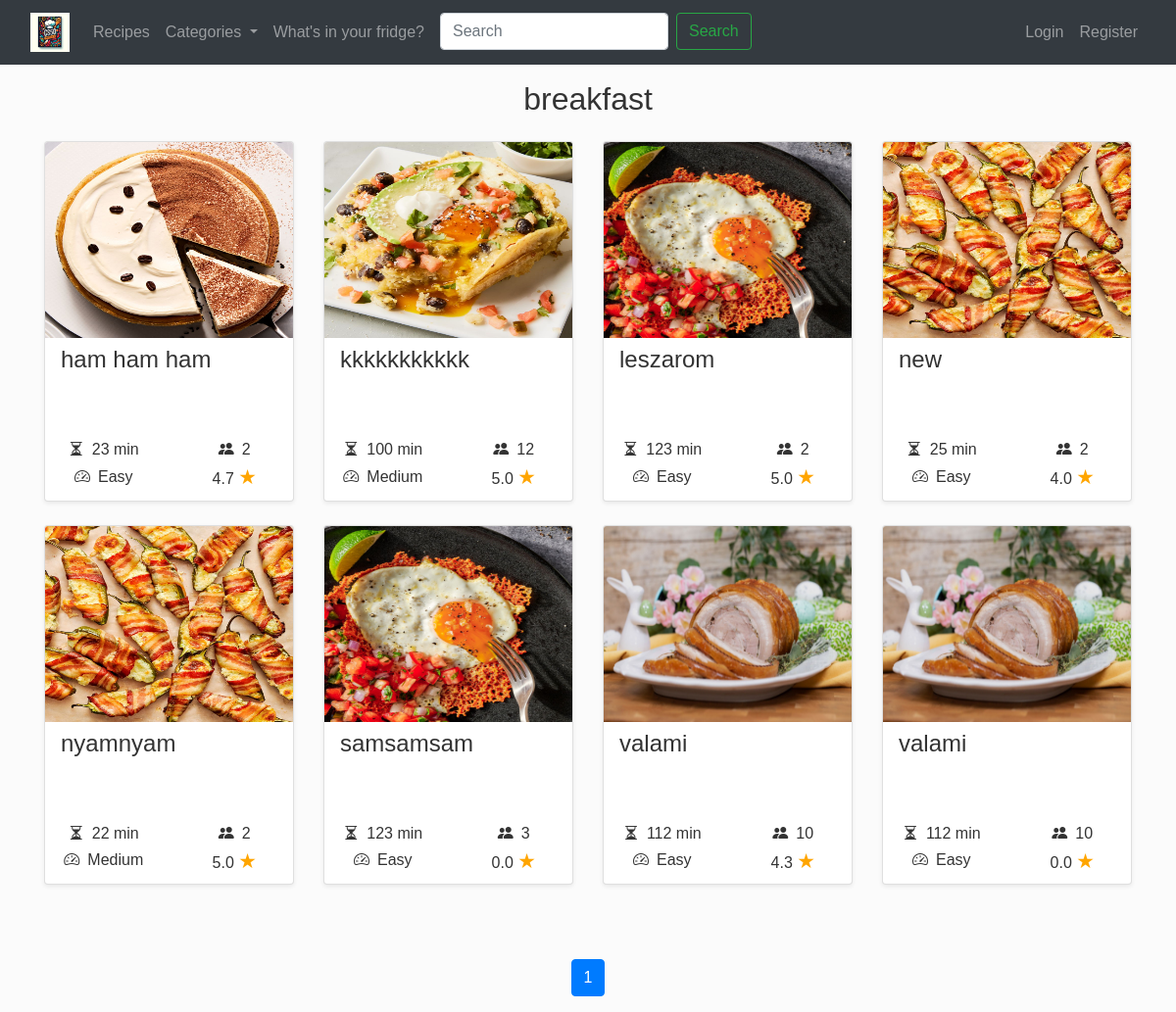
/category/breakfast/, run on an earlier commit of the app's database.
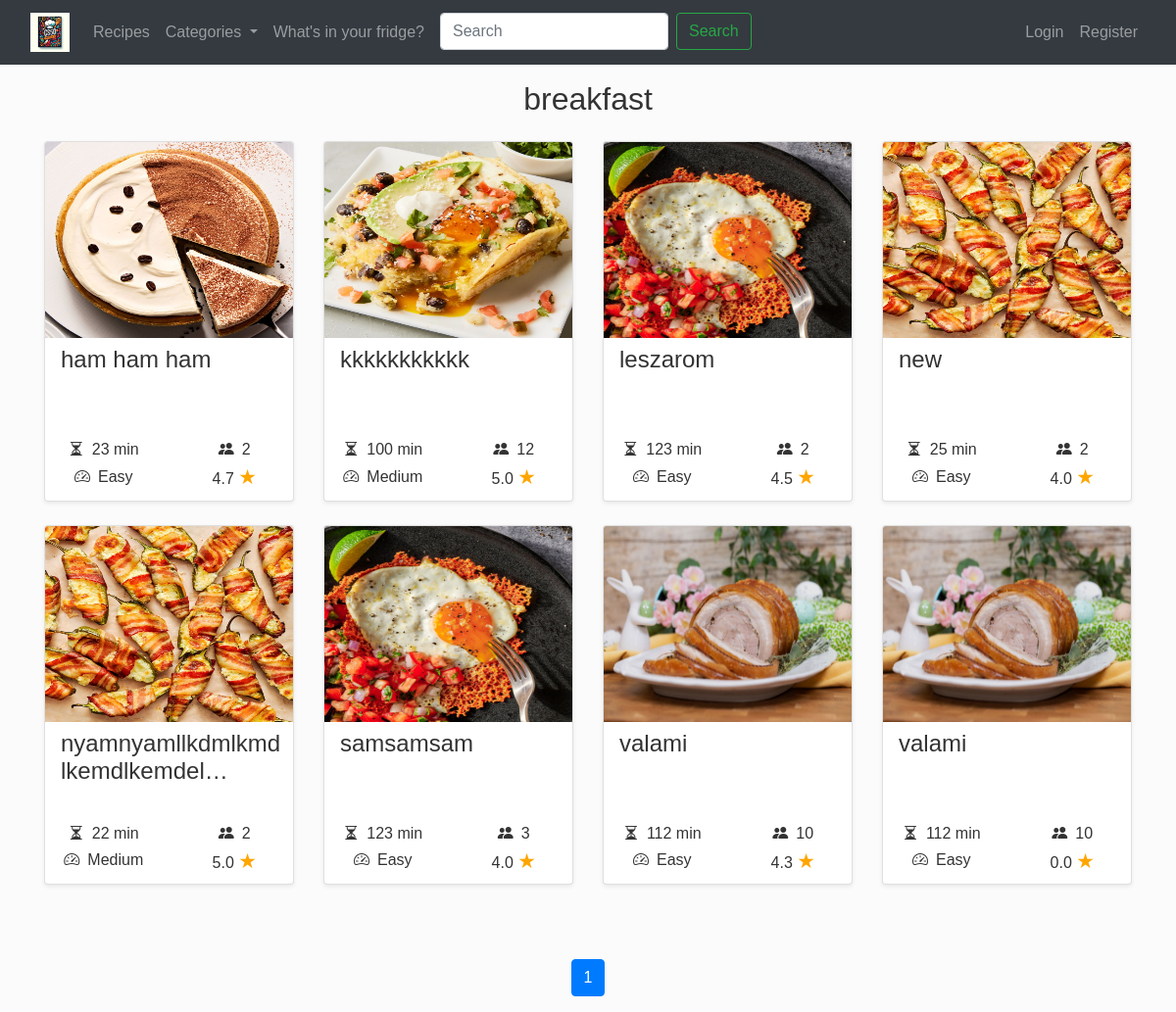
And on a later commit of the database.
### recepies/models.py (models this page shows, shortened)
class Category(models.Model):
  title = models.CharField(max_length=100)
  def __str__(self):
    return self.title

class Recipe(models.Model):
  title = models.CharField(max_length=128)
  serving = models.PositiveIntegerField()
  preparation_time = models.PositiveIntegerField()
  difficulty = models.CharField(
    max_length=6,
    choices=DifficultyLevel.choices,
    default=DifficultyLevel.EASY
  )
  raw_ingredients = models.TextField(help_text="List ingredients as free text.")
  ingredients = models.ManyToManyField(Ingredient, related_name='recipes')
  preparation = models.TextField()
  image = models.ImageField(upload_to='recepies/', null=True, blank=True)
  categories = models.ManyToManyField(Category, related_name='recipes')
  ratings = models.JSONField(default=dict)
  average_rating = models.FloatField(default=0.0)
  created_at = models.DateTimeField(auto_now_add=True)
  creator = models.ForeignKey(User, on_delete=models.CASCADE, related_name="creator_recipe")
  comments = models.ManyToManyField('Comment', related_name="comments_on_recipe", blank=True)

### recepies/views.py (the view)
# urls.py: path('category/<str:category>/',views.recipes_by_category, name='recipes_by_category'),
def recipes_by_category(request, category):
    categories = Category.objects.all()
    category = Category.objects.get(title=category)
    recipes = Recipe.objects.filter(categories=category).order_by('title')
    paginated_recipes, page_range, last_two_pages = paginate_with_page_range(request, recipes, per_page=12)
    return render(request, 'recepies/recipes_by_category.html', {
        'categories': categories,
        'category': category,
        'recipes': paginated_recipes,
        'page_range': page_range,
        'last_two_pages': last_two_pages,
        })

### recepies/utils.py (called while the page is built)
def paginate_with_page_range(request, queryset, per_page):
    paginator = Paginator(queryset, per_page)
    page = request.GET.get('page')
    try:
        paginated_queryset = paginator.page(page)
    except PageNotAnInteger:
        paginated_queryset = paginator.page(1)
    except EmptyPage:
        paginated_queryset = paginator.page(paginator.num_pages)
    current_page = paginated_queryset.number
    last_page = paginator.num_pages
    window = 2
    start_page = max(current_page - window, 1)
    end_page = min(current_page + window, last_page) + 1
    page_range = range(start_page, end_page)
    if last_page > 2:
        last_two_pages = range(last_page - 1, last_page + 1)
    else:
        last_two_pages = range(1, last_page + 1)
    return paginated_queryset, page_range, last_two_pages

### recepies/templates/recepies/recipes_by_category.html
{% extends "recepies/layout.html" %} {% block content %}
<h2 class="mb-4 text-center">{{ category }}</h2>
{% include "recepies/recipe_cards.html" with object_list=recipes %}
{% include "recepies/pagination.html" with object_list=recipes %}
{% endblock %}

### recepies/templates/recepies/layout.html (shortened to what this page needs)
{% load static %}
<!DOCTYPE html>
<html lang="en" >
  <head>
    <link
      rel="stylesheet"
      href="https://stackpath.bootstrapcdn.com/bootstrap/4.4.1/css/bootstrap.min.css"
    />
    <link rel="stylesheet" href="https://cdnjs.cloudflare.com/ajax/libs/font-awesome/6.5.1/css/all.min.css" />
    <link href="https://cdn.jsdelivr.net/npm/bootstrap-icons@1.9.1/font/bootstrap-icons.css" rel="stylesheet">
    <link href="{% static 'recepies/style.css' %}" rel="stylesheet" />
  </head>
  <body>
    <nav class="navbar navbar-expand-lg navbar-dark bg-dark">
        <div class="container-fluid">
            <a class="navbar-brand" href="{% url 'index' %}">
                <img src="{% static 'recepies/Colorful_book.webp' %}" alt="Logo" style="height: 40px;">
            </a>
            <div class="collapse navbar-collapse" id="navbarNav">
                <ul class="navbar-nav me-auto">
                    <li class="nav-item">
                        <a class="nav-link" href="{% url 'index' %}">Recipes</a>
                    </li>
                    <li class="nav-item dropdown">
                        <a class="nav-link dropdown-toggle" href="#" id="navbarDropdownMenuLink" role="button" data-toggle="dropdown" aria-haspopup="true" aria-expanded="false">
                            Categories
                        </a>
                    </li>
                        <li class="nav-item">
                            <a class="nav-link" href="{% url 'your_fridge' %}">What's in your fridge?</a>
                        </li>
                        <li class="nav-item">
                            <form action="{% url 'search' %}" method="get" class="d-flex">
                                <input  name="query" class="form-control ml-2 search-input" type="search" placeholder="Search" aria-label="Search">
                                <button class="btn btn-outline-success ml-2 my-sm-0" type="submit">Search</button>
                            </form>
                        </li>
                    </ul>
                    <ul class="navbar-nav ml-auto">
                        {% if user.is_authenticated %}
                        <li class="nav-item dropdown">
                            <a class="nav-link dropdown-toggle" href="#" id="navbarDropdownMenuLink" role="button" data-toggle="dropdown" aria-haspopup="true" aria-expanded="false">
                                {{ user.username }}
                            </a>
                            <div class="dropdown-menu  bg-dark" aria-labelledby="navbarDropdownMenuLink">
                                <a class="dropdown-item nav-link" href="{% url 'my_recipes' %}">My recipes</a>
                                <a class="dropdown-item nav-link" href="{% url 'favorites' %}">Favorites</a>
                                <a class="dropdown-item nav-link" href="{% url 'view_shopping_list' %}">Shopping list</a>
                            </div>
                        </li>
                        <li class="nav-item">
                            <a class="nav-link" href="{% url 'logout' %}">Logout</a>
                        </li>
                    {% else %}
                        <li class="nav-item">
                            <a class="nav-link" href="{% url 'login' %}">Login</a>
                        </li>
                        <li class="nav-item">
                            <a class="nav-link" href="{% url 'register' %}">Register</a>
                        </li>
                    {% endif %}
                </ul>
            </div>
        </div>
    </nav>
    <div class="container  mt-3">
        {% block content %}
        {% endblock %}
    </div>
  </body>
</html>

### recepies/templates/recepies/recipe_cards.html (shortened to what this page needs)
{% if not object_list %}
<p class="ml-5">No recipes yet.</p>
{% else %}
<div class="row pb-5 mb-1">
  {% for recipe in object_list%}
  <div class="col-lg-3 col-md-6 mb-4 mb-lg-0">
    <div class="card shadow-sm border-2 rounded mb-4">
      <div class="card-body p-0">
        <img
          class="w-100 card-img-top img-fluid"
          src="{{ recipe.image.url }}"
          alt="{{ recipe.title }}"
          style="width: 300px; height: 200px;"
        />
        <div class="p-2">
          <h4 class="card-title mb-4 pl-2"  style="height: 70px;">{{ recipe.title|truncatechars:30 }}</h4>
          <div class="row ">
              <div class="col-6 d-flex align-items-center justify-content-center">
                  <i class="bi bi-hourglass-split"></i>
                  <span class="ml-2">{{ recipe.preparation_time }} min</span>
              </div>
              <div class="col-6 d-flex align-items-center justify-content-center">
                  <i class="bi bi-people-fill"></i>
                  <span class="ml-2">{{ recipe.serving }}</span>
              </div>
              <div class="col-6 d-flex align-items-center justify-content-center">
                  <i class="bi bi-speedometer2"></i>
                  <span class="ml-2">{{ recipe.difficulty }}</span>
              </div>
              <div class="col-6 d-flex align-items-center justify-content-center">
                  <p class="mb-0">{{ recipe.average_rating|floatformat:1 }} <span class="star-orange" style="font-size: 1.3rem">&#9733;</span></p>
              </div>
          </div>
        </div>
      </div>
    </div>
  </div>
  {% endfor %}
</div>
{% endif %}

### recepies/templates/recepies/pagination.html (shortened to what this page needs)
<nav aria-label="Page navigation example">
  <ul class="pagination justify-content-center ">
    {% for num in page_range %}
      <li class="page-item {% if num == object_list.number %}active{% endif %}">
        <a class="page-link" href="?page={{ num }}&query={{ query }}">{{ num }}</a>
      </li>
    {% endfor %}
  </ul>
</nav>

### recepies/static/recepies/style.css (style rules this page uses)
body { font-family: 'Poppins', sans-serif; background-color: #fbfbfb; color: #333; }
.star-orange { font-size: 1.3rem; color: orange; }

What changed in the data, as far as the page shows it:
changed Recipe "leszarom": average_rating "5.0" → "4.5"
changed Recipe: title "nyamnyam" → "nyamnyamllkdmlkmdlkemdlkemdel…"
changed Recipe "samsamsam": average_rating "0.0" → "4.0"
